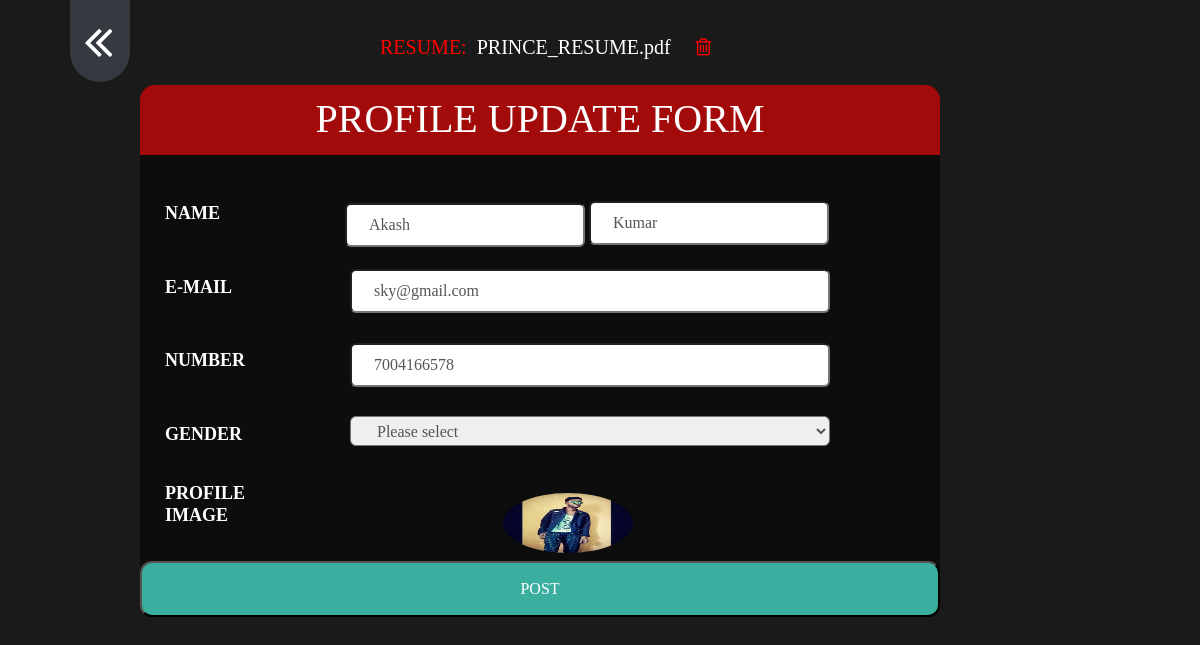
/userprofileupdate (signed in), run on an earlier commit of the app's database.
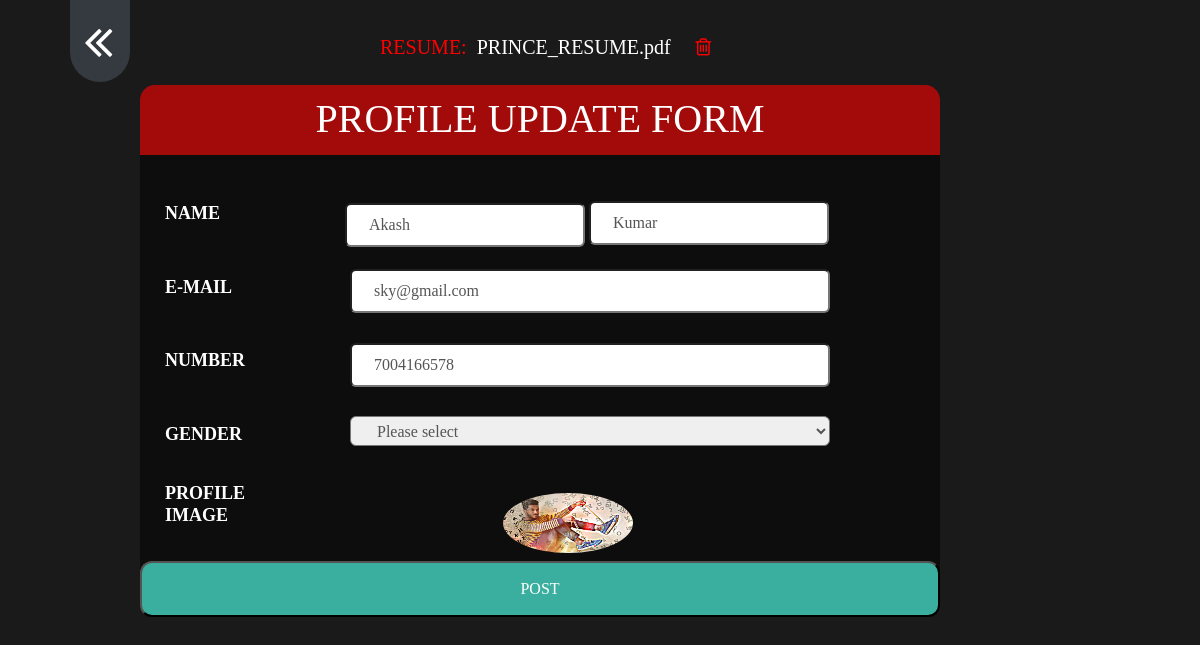
And on a later commit of the database.
### job/models.py (models this page shows, shortened)
class StudentUser(models.Model):
    user = models.ForeignKey(User,on_delete=models.CASCADE)
    mobile = models.CharField(max_length=10,null=True)
    image = models.FileField(null=True)
    gender = models.CharField(max_length=10,null=True)
    type = models.CharField(max_length=10,null=True)
    resume = models.FileField(null=True)

### job/views.py (the view, shortened to what this page needs)
# urls.py: path('userprofileupdate', views.userprofileupdate,name='userprofileupdate'),
def userprofileupdate(request):
    user = request.user
    student = StudentUser.objects.get(user=user)
    error = ""
    d = {'student': student, 'error': error}
    return render(request, 'userprofileupdate.html',d)

### job/templates/userprofileupdate.html (shortened to what this page needs)
<head>
    {% load static %}
  <link rel="stylesheet" href="https://maxcdn.bootstrapcdn.com/bootstrap/4.5.2/css/bootstrap.min.css">
<link rel="stylesheet" href="https://cdnjs.cloudflare.com/ajax/libs/font-awesome/4.7.0/css/font-awesome.min.css">
</head>
<body>
<nav class="navbar navbar-expand-sm bg-dark navbar-dark" style="width:60px;margin-left:70px;border-radius:0px 0px 100px 100px;margin-top:px">
<ul class="navbar-nav">
    <li class="nav-item" >
      <a class="nav-link active" href="{% url 'latestjob' %}"><i class="fa fa-angle-double-left mr-1 " style="font-size:50px;margin-left:-10px; color: white"></i></a>
     </li>
</ul>
</nav>
{% if student.resume %}
     <div style="font-size:20px;margin-top:-50px">
         <label  style="margin-left:380px;color:red;">RESUME:</label>
    <a href="{{ student.resume.url }}" download  style="margin-left:5px;color:white">{{ student.resume}}</a>
      <a href="{% url 'delete_resume' %}"  class="fa fa-trash-o"  onclick="return confirm('Are you sure?')" style="margin-left:20px;color:red"><td>{{ forloop.counter}}</td> </a>
     </div>
 {% endif %}
</body>
<!DOCTYPE html>
<html lang="en">
<head>
</head>
<body>
<div class="regform"><h1>PROFILE UPDATE FORM</h1></div>
<div class="main">
 <form  method="post" enctype="multipart/form-data">
      <br>
      <br>
      <div >
          <h2 class="name">NAME</h2>
          <input class="startdate" value="{{student.user.first_name}}"  type="text" name="fn"required>
          <input class="enddate" type="text" value="{{student.user.last_name}}" name="ln"required>
          <h2 class="name" >E-MAIL</h2>
          <input class="jobtitle" value="{{student.user.username}}" type="text" name="e"required readonly>
          <h2 class="name">NUMBER</h2>
          <input class="jobtitle" type="text" value="{{student.mobile}}" name="n"required>
          <h2 class="name">GENDER</h2>
          <select class="email"   type="text" name="g">
              <option value="{{student.gender}}">Please select</option>
          </select>
           <div class="row">
          <div class="col-sm-3">
          <h2 class="name">PROFILE IMAGE</h2>
          </div>
         <label for="avatar"><img src="{{ student.image.url }}" style="width:130px;height:60px;margin-left:170px;margin-top:10px;border-radius:50%" accept="image/*"></label>
           </div>
         <div>
          <button type="submit">POST</button>
         </div>
      </div>
  </form>
 </div>
</body>
</html>

What changed in the data, as far as the page shows it:
changed StudentUser "PRINCE_RESUME.pdf": image: a different picture
